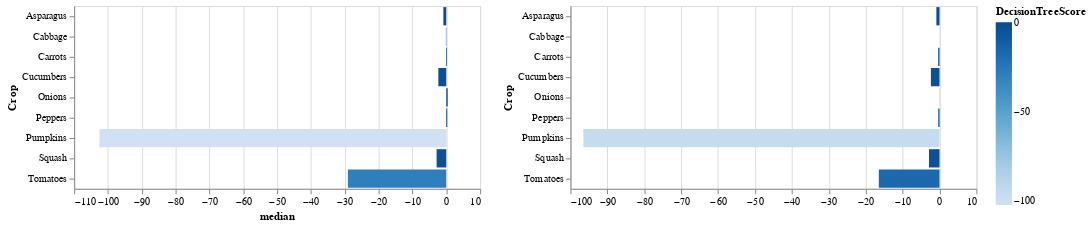

Here is the notebook cell this chart was saved with:
### Code cell
DT_Scores_chart_median | DT_Scores_chart_mean

### Figure 1 — Vega-Lite specification as saved in the notebook (floating-point values rounded to 4 significant figures)
{"config": {"view": {"continuousWidth": 400, "continuousHeight": 300}}, "hconcat": [{"data": {"name": "data-8a91dfd5e6efba6e6471856d492a64cd"}, "mark": "bar", "encoding": {"color": {"condition": {"field": "DecisionTreeScore", "type": "quantitative", "selection": "selector006"}, "value": "grey"}, "tooltip": [{"field": "DecisionTreeScore", "type": "quantitative"}, {"field": "Crop", "type": "nominal"}], "x": {"field": "DecisionTreeScore", "title": "median", "type": "quantitative"}, "y": {"field": "Crop", "type": "nominal"}}, "selection": {"selector006": {"type": "single"}}}, {"data": {"name": "data-b7036edfaadf130d1446ca94847e5e33"}, "mark": "bar", "encoding": {"color": {"condition": {"field": "DecisionTreeScore", "type": "quantitative", "selection": "selector007"}, "value": "grey"}, "tooltip": [{"field": "DecisionTreeScore", "type": "quantitative"}, {"field": "Crop", "type": "nominal"}], "x": {"field": "DecisionTreeScore", "title": "", "type": "quantitative"}, "y": {"field": "Crop", "type": "nominal"}}, "selection": {"selector007": {"type": "single"}}}], "$schema": "https://vega.github.io/schema/vega-lite/v4.17.0.json", "datasets": {"data-8a91dfd5e6efba6e6471856d492a64cd": [{"Crop": "Asparagus", "DecisionTreeScore": -0.8571}, {"Crop": "Cabbage", "DecisionTreeScore": -0.1066}, {"Crop": "Carrots", "DecisionTreeScore": 0.2143}, {"Crop": "Cucumbers", "DecisionTreeScore": -2.337}, {"Crop": "Onions", "DecisionTreeScore": 0.4184}, {"Crop": "Peppers", "DecisionTreeScore": 0.2895}, {"Crop": "Pumpkins", "DecisionTreeScore": -102.5}, {"Crop": "Squash", "DecisionTreeScore": -2.857}, {"Crop": "Tomatoes", "DecisionTreeScore": -29.08}], "data-b7036edfaadf130d1446ca94847e5e33": [{"Crop": "Asparagus", "DecisionTreeScore": -0.8571}, {"Crop": "Cabbage", "DecisionTreeScore": 0.01639}, {"Crop": "Carrots", "DecisionTreeScore": -0.3571}, {"Crop": "Cucumbers", "DecisionTreeScore": -2.337}, {"Crop": "Onions", "DecisionTreeScore": -0.03061}, {"Crop": "Peppers", "DecisionTreeScore": -0.3421}, {"Crop": "Pumpkins", "DecisionTreeScore": -96.5}, {"Crop": "Squash", "DecisionTreeScore": -2.857}, {"Crop": "Tomatoes", "DecisionTreeScore": -16.45}]}}
